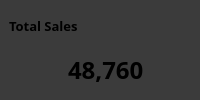
                <widget class="QWidget" name="widget" native="true">
                 <property name="minimumSize">
                  <size>
                   <width>170</width>
                   <height>90</height>
                  </size>
                 </property>
                 <property name="styleSheet">
                  <string notr="true">background-color: #3B3B3B;
border-radius:10px;
</string>
                 </property>
                 <layout class="QVBoxLayout" name="verticalLayout_29">
                  <property name="leftMargin">
                   <number>0</number>
                  </property>
                  <property name="topMargin">
                   <number>0</number>
                  </property>
                  <property name="bottomMargin">
                   <number>9</number>
                  </property>
                  <item>
                   <widget class="QWidget" name="widget_15" native="true">
                    <property name="minimumSize">
                     <size>
                      <width>0</width>
                      <height>25</height>
                     </size>
                    </property>
                    <layout class="QVBoxLayout" name="verticalLayout_30">
                     <property name="bottomMargin">
                      <number>0</number>
                     </property>
                     <item>
                      <widget class="QLabel" name="label_15">
                       <property name="font">
                        <font>
                         <family>Poppins SemiBold</family>
                         <pointsize>10</pointsize>
                         <bold>true</bold>
                        </font>
                       </property>
                       <property name="text">
                        <string>Total Sales</string>
                       </property>
                      </widget>
                     </item>
                    </layout>
                   </widget>
                  </item>
                  <item>
                   <widget class="QWidget" name="widget_19" native="true">
                    <property name="minimumSize">
                     <size>
                      <width>0</width>
                      <height>25</height>
                     </size>
                    </property>
                    <layout class="QHBoxLayout" name="horizontalLayout_29">
                     <property name="leftMargin">
                      <number>12</number>
                     </property>
                     <property name="topMargin">
                      <number>0</number>
                     </property>
                     <property name="rightMargin">
                      <number>0</number>
                     </property>
                     <property name="bottomMargin">
                      <number>0</number>
                     </property>
                     <item>
                      <widget class="QPushButton" name="pushButton">
                       <property name="minimumSize">
                        <size>
                         <width>30</width>
                         <height>30</height>
                        </size>
                       </property>
                       <property name="maximumSize">
                        <size>
                         <width>50</width>
                         <height>16777215</height>
                        </size>
                       </property>
                       <property name="text">
                        <string/>
                       </property>
                       <property name="icon">
                        <iconset>
                         <normaloff>:/iCons/icons/icons8-total-sales-100.png</normaloff>:/iCons/icons/icons8-total-sales-100.png</iconset>
                       </property>
                       <property name="iconSize">
                        <size>
                         <width>45</width>
                         <height>50</height>
                        </size>
                       </property>
                       <property name="checkable">
                        <bool>true</bool>
                       </property>
                      </widget>
                     </item>
                     <item>
                      <widget class="QLabel" name="Dash_TotalSalesValue">
                       <property name="font">
                        <font>
                         <family>Poppins Black</family>
                         <pointsize>18</pointsize>
                         <bold>true</bold>
                        </font>
                       </property>
                       <property name="text">
                        <string>48,760</string>
                       </property>
                      </widget>
                     </item>
                    </layout>
                   </widget>
                  </item>
                 </layout>
                </widget>
